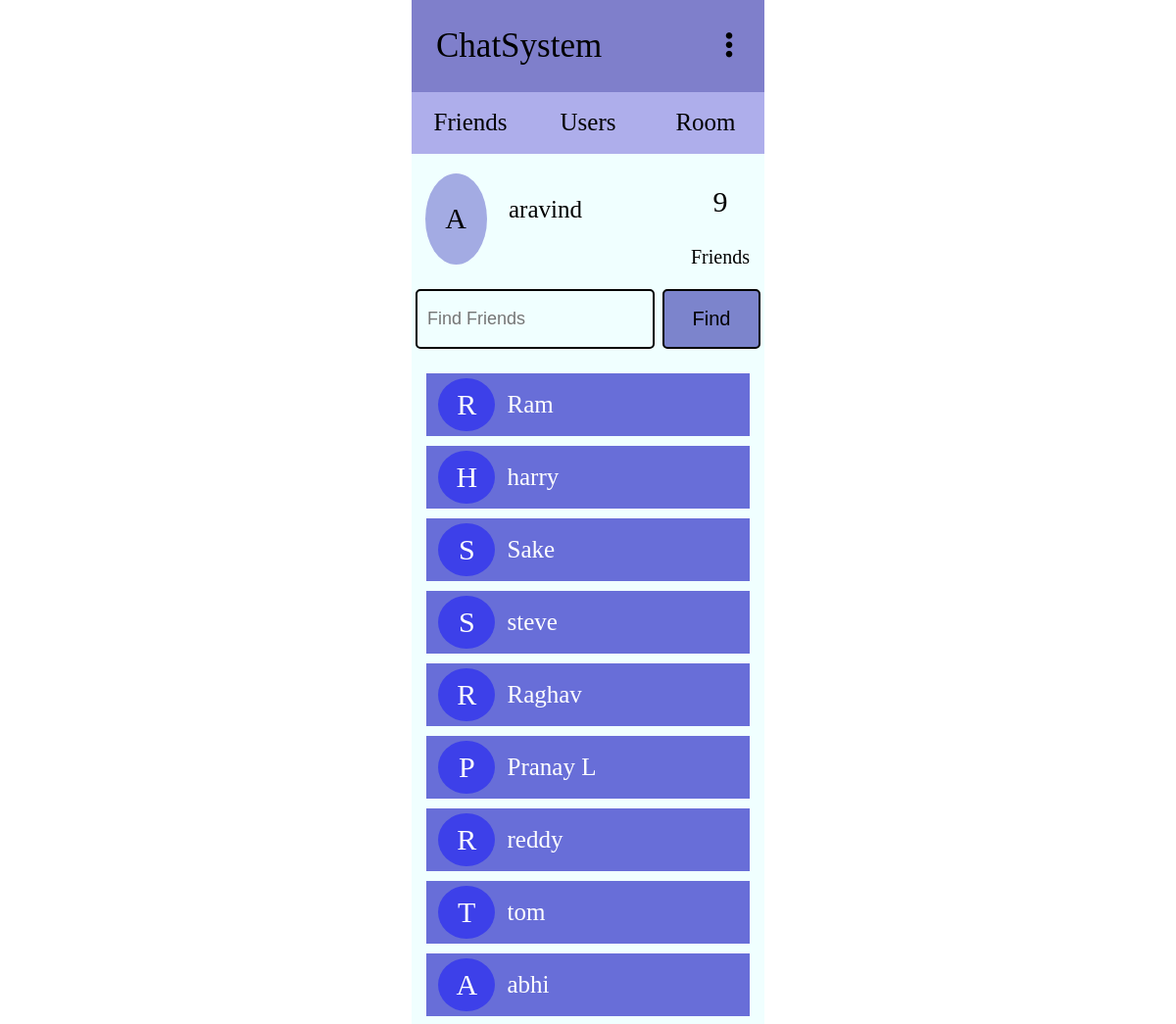
The app's page / (signed in) with its own data.
### ChatSystemApp/models.py (models this page shows)
class FriendsList(models.Model):
    follower = models.ForeignKey(Follower,on_delete=models.CASCADE)
    following = models.ForeignKey(Following,on_delete=models.CASCADE)

class Following(models.Model):
    followingdata = models.ForeignKey(User,on_delete=models.CASCADE)

### ChatSystemApp/views.py (the view, shortened to what this page needs)
# urls.py: path('',views.friendsPage,name='friendsPage'),
@login_required(login_url='loginPage')
def friendsPage(request):
    follower_pk = Follower.objects.get(followerdata=request.user.id)
    following_pk = Following.objects.get(followingdata=request.user.id)
    list_friends = FriendsList.objects.filter(Q(follower=follower_pk) | Q(following=following_pk))
    friends = list_friends.exclude(following=following_pk).order_by('-following')
    friends_count = list_friends.exclude(following=following_pk).count()
    result = True
    context = {'friends': friends,'result': result,'friends_count': friends_count}
    return render(request,'ChatSystemApp/friends.html',context)

### templates/ChatSystemApp/friends.html (shortened to what this page needs)
{% extends 'ChatSystemApp/base.html' %}
{% load static %}
{% block Content %}
    <link rel="stylesheet" href="{% static 'css/friendsPages.css' %}">
    <div class="main-body">
        <div class="user-profile">
            <div class="profile-logo">
                <div class="logo-letter">
                    <span>{{request.user.username|slice:'1'|upper}}</span>
                </div>
            </div>
            <div class="profile-name">
                <div class="name">
                    <p>{{request.user.username}}</p>
                </div>
            </div>
            <div class="profile-friends">
                <div class="friends-count">
                    <div class="count">
                        <span>{{friends_count}}</span>
                    </div>
                    <div class="symbol">
                        <span>Friends</span>
                    </div>
                </div>
            </div>
        </div>
        <div class="friends-search">
            <form action="" method="POST">
                <div class="input-search">
                    <input type="text" name="q" placeholder="Find Friends">
                </div>
                <div class="submit-btn">
                    <button type="submit">Find</button>
                </div>
            </form>
        </div>
        {% if result %}
            <div class="friends-list">
                {% for friend in friends %}
                    <div class="list-items">
                        <div class="item-logo">
                            <div class="logo-name">
                                <span>{{friend.following.followingdata.username|slice:'1'|upper}}</span>
                            </div>
                        </div>
                        <div class="item-name">
                            <div class="name-section">
                                <a href="{% url 'chatPage' request.user.id friend.following.followingdata.id %}">{{friend.following.followingdata.username}}</a>
                            </div>
                        </div>
                    </div>
                {% endfor %}
            </div>
        {% else %}
            <div class="not-found">
                <p>No Friend Found</p>
            </div>
        {% endif %}
    </div>
{% endblock %}

### templates/ChatSystemApp/base.html (shortened to what this page needs)
{% load static %}
<!DOCTYPE html>
<html lang="en">
<head>
    <link rel="stylesheet" href="https://cdnjs.cloudflare.com/ajax/libs/font-awesome/6.4.0/css/all.min.css">
    <link rel="stylesheet" href="{% static 'css/basePages.css' %}">
</head>
<body>
    <div class="container">
        <div class="navbar">
            <div class="nav-logo">
                <div class="site-name">
                    <p>ChatSystem</p>
                </div>
                <div class="more">
                    <span><i class="fa-solid fa-ellipsis-vertical"></i></span>
                </div>
            </div>
            <div class="nav-list">
                <div class="friends-logo">
                    <a href="{% url 'friendsPage' %}">Friends</a>
                </div>
                <div class="users-logo">
                    <a href="{% url 'usersPage' %}">Users</a>
                </div>
                <div class="room-logo">
                    <a href="{% url 'roomPage' %}">Room</a>
                </div>
            </div>
        </div>
        {% block Content %}
        {% endblock %}
    </div>
</body>
</html>

### static/css/basePages.css (style rules this page uses)
* { margin: 0px; padding: 0px; box-sizing: border-box; }
@media (width>=600px) { body { width: 100vw; height: 100vh; display: flex; justify-content: center; } }
@media (width>=600px) { .container { width: 30%; height: 100%; } }
@media (width>=600px) { .navbar { width: 100%; height: 15%; } }
@media (width>=600px) { .nav-logo { width: 100%; height: 60%; background-color: rgba(9, 9, 154, 0.516); display: flex; position: relative; } }
@media (width>=600px) { .site-name { width: 80%; height: 100%; display: flex; justify-content: left; align-items: center; padding-left: 25px; font-size: 35px; } }
@media (width>=600px) { .more { width: 20%; height: 100%; display: flex; justify-content: center; align-items: center; font-size: 30px; cursor: pointer; } }
@media (width>=600px) { .nav-list { width: 100%; height: 40%; background-color: rgba(31, 31, 199, 0.359); display: flex; } }
@media (width>=600px) { .friends-logo ,.users-logo ,.room-logo { width: calc(100%/3); height: 100%; display: flex; justify-content: center; align-items: center; font-size: 25px; } }
@media (width>=600px) { .nav-list a { text-decoration: none; color: black; } }

### static/css/friendsPages.css (style rules this page uses)
@media (width>=600px) { .main-body { width: 100%; height: 85%; background-color: azure; overflow: auto; } }
@media (width>=600px) { .user-profile { width: 100%; height: 15%; display: flex; } }
@media (width>=600px) { .profile-logo { width: 25%; height: 100%; display: flex; justify-content: center; align-items: center; } }
@media (width>=600px) { .logo-letter { width: 70%; height: 70%; border-radius: 50%; background-color: rgba(49, 49, 186, 0.408); display: flex; justify-content: center; align-items: center; font-size: 30px; } }
@media (width>=600px) { .profile-name { width: 50%; height: 100%; display: flex; justify-content: center; align-items: center; font-size: 25px; } }
@media (width>=600px) { .name { width: 90%; height: 35%; overflow-x: auto; } }
@media (width>=600px) { .profile-friends { width: 25%; height: 100%; display: flex; align-items: center; } }
@media (width>=600px) { .friends-count { width: 100%; height: 85%; } }
@media (width>=600px) { .count { width: 100%; height: 70%; display: flex; justify-content: center; align-items: center; font-size: 30px; } }
@media (width>=600px) { .symbol { width: 100%; height: 30%; display: flex; justify-content: center; align-items: center; font-size: 20px; } }
@media (width>=600px) { .friends-search { width: 100%; height: 8%; position: sticky; top: 0px; z-index: 1; background-color: azure; } }
@media (width>=600px) { form { width: 100%; height: 100%; display: flex; } }
@media (width>=600px) { .input-search { width: 70%; height: 100%; padding: 5px 4px; } }
@media (width>=600px) { .submit-btn { width: 30%; height: 100%; padding: 5px 4px; } }
@media (width>=600px) { .input-search input { width: 100%; height: 100%; border: 2px solid black; outline: none; border-radius: 5px; padding: 0px 10px; font-size: 18px; background-color: transparent; } }
@media (width>=600px) { .submit-btn button { width: 100%; height: 100%; border-radius: 5px; font-size: 20px; border: 2px solid black; background-color: rgba(11, 11, 154, 0.5); cursor: pointer; } }
@media (width>=600px) { .friends-list { width: 100%; padding: 20px 15px; } }
@media (width>=600px) { .list-items { width: 100%; height: 4rem; background-color: rgba(13, 13, 190, 0.596); margin-bottom: 10px; display: flex; } }
@media (width>=600px) { .item-logo { width: 25%; height: 100%; display: flex; justify-content: center; align-items: center; } }
@media (width>=600px) { .logo-name { width: 70%; height: 85%; border-radius: 50%; background-color: rgba(0, 0, 255, 0.421); display: flex; justify-content: center; align-items: center; font-size: 30px; color: white; } }
@media (width>=600px) { .item-name { width: 75%; height: 100%; display: flex; align-items: center; padding: 0px 15px 0px 0px; } }
@media (width>=600px) { .name-section { width: 100%; height: 50%; display: flex; align-items: center; font-size: 25px; overflow-x: auto; text-wrap: nowrap; } }
@media (width>=600px) { .name-section a { text-decoration: none; color: white; } }

### records on screen
FriendsList: following.followingdata.username "R", following.followingdata.username "Ram"
FriendsList: following.followingdata.username "H", following.followingdata.username "harry"
FriendsList: following.followingdata.username "S", following.followingdata.username "Sake"
FriendsList: following.followingdata.username "S", following.followingdata.username "steve"
FriendsList: following.followingdata.username "R", following.followingdata.username "Raghav"
FriendsList: following.followingdata.username "P", following.followingdata.username "Pranay L"
FriendsList: following.followingdata.username "R", following.followingdata.username "reddy"
FriendsList: following.followingdata.username "T", following.followingdata.username "tom"
FriendsList: following.followingdata.username "A", following.followingdata.username "abhi"

### other values on screen
{{ request.user.username|slice:'1'|upper }} "A"
{{ request.user.username }} "aravind"
{{ friends_count }} "9"
